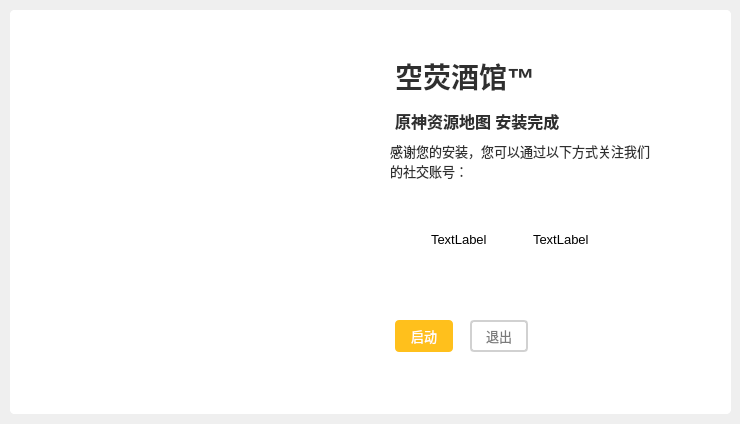
<?xml version="1.0" encoding="UTF-8"?>
<ui version="4.0">
 <class>tianli::tianli_widget</class>
 <widget class="QWidget" name="tianli::tianli_widget">
  <property name="geometry">
   <rect>
    <x>0</x>
    <y>0</y>
    <width>740</width>
    <height>424</height>
   </rect>
  </property>
  <property name="font">
   <font>
    <bold>true</bold>
   </font>
  </property>
  <property name="windowTitle">
   <string>空荧酒馆原神地图安装向导</string>
  </property>
  <property name="windowIcon">
   <iconset resource="../Resource Files/tianli.qrc">
    <normaloff>:/logo/resource/icon.png</normaloff>:/logo/resource/icon.png</iconset>
  </property>
  <property name="styleSheet">
   <string notr="true"/>
  </property>
  <widget class="QLabel" name="label_MainShadow">
   <property name="geometry">
    <rect>
     <x>10</x>
     <y>10</y>
     <width>721</width>
     <height>404</height>
    </rect>
   </property>
   <property name="styleSheet">
    <string notr="true">
                    background-color:rgb(255, 255, 255);
                    border:none;
                    border-radius:5px;
                </string>
   </property>
   <property name="text">
    <string/>
   </property>
  </widget>
  <widget class="QLabel" name="label_MainShadow_A">
   <property name="geometry">
    <rect>
     <x>10</x>
     <y>10</y>
     <width>721</width>
     <height>404</height>
    </rect>
   </property>
   <property name="styleSheet">
    <string notr="true">
                    background-color:rgb(255, 255, 255);
                    border:none;
                    border-radius:5px;
                </string>
   </property>
   <property name="text">
    <string/>
   </property>
  </widget>
  <widget class="QLabel" name="label_MainShadow_B">
   <property name="geometry">
    <rect>
     <x>10</x>
     <y>10</y>
     <width>720</width>
     <height>404</height>
    </rect>
   </property>
   <property name="styleSheet">
    <string notr="true">
                    background-color:rgb(255, 255, 255);
                    border:none;
                    border-radius:5px;
                </string>
   </property>
   <property name="text">
    <string/>
   </property>
  </widget>
  <widget class="QLabel" name="label_Satellite_Orbit">
   <property name="geometry">
    <rect>
     <x>458</x>
     <y>10</y>
     <width>272</width>
     <height>90</height>
    </rect>
   </property>
   <property name="styleSheet">
    <string notr="true">
                    background-image:url(:/parts/resource/bg_star.png);
                </string>
   </property>
   <property name="text">
    <string/>
   </property>
  </widget>
  <widget class="QLabel" name="label_Star">
   <property name="geometry">
    <rect>
     <x>370</x>
     <y>48</y>
     <width>48</width>
     <height>48</height>
    </rect>
   </property>
   <property name="styleSheet">
    <string notr="true">
                    background-image:url(:/parts/resource/bg_big_star.png);
                </string>
   </property>
   <property name="text">
    <string/>
   </property>
  </widget>
  <widget class="QLabel" name="label_Title">
   <property name="geometry">
    <rect>
     <x>395</x>
     <y>56</y>
     <width>140</width>
     <height>40</height>
    </rect>
   </property>
   <property name="font">
    <font>
     <pointsize>-1</pointsize>
    </font>
   </property>
   <property name="styleSheet">
    <string notr="true">
                    color:rgb(47, 47, 47);
                    font-size:28px;
                </string>
   </property>
   <property name="text">
    <string>空荧酒馆™</string>
   </property>
  </widget>
  <widget class="QPushButton" name="pushButton_UI_Close">
   <property name="geometry">
    <rect>
     <x>690</x>
     <y>20</y>
     <width>32</width>
     <height>32</height>
    </rect>
   </property>
   <property name="styleSheet">
    <string notr="true">
                    QPushButton{
                    background-image:url(:/sys_button/resource/sys_button/exit.png);
                    color:rgb(220, 188, 96);
                    border-radius:0px;
                    }
                    QPushButton:hover {
                    background-image:url(:/sys_button/resource/sys_button/exit_hover.png);
                    }
                    QPushButton:pressed {
                    background-image:url(:/sys_button/resource/sys_button/exit_click.png);
                    }
                </string>
   </property>
   <property name="text">
    <string/>
   </property>
  </widget>
  <widget class="QPushButton" name="pushButton_UI_Mini">
   <property name="geometry">
    <rect>
     <x>650</x>
     <y>20</y>
     <width>32</width>
     <height>32</height>
    </rect>
   </property>
   <property name="styleSheet">
    <string notr="true">
                    QPushButton{
                    background-image:url(:/sys_button/resource/sys_button/mini.png);
                    color:rgb(220, 188, 96);
                    border-radius:0px;
                    }
                    QPushButton:hover {
                    background-image:url(:/sys_button/resource/sys_button/mini_hover.png);
                    }
                    QPushButton:pressed {
                    background-image:url(:/sys_button/resource/sys_button/mini_click.png);
                    }
                </string>
   </property>
   <property name="text">
    <string/>
   </property>
  </widget>
  <widget class="QStackedWidget" name="stackedWidget">
   <property name="geometry">
    <rect>
     <x>280</x>
     <y>100</y>
     <width>451</width>
     <height>311</height>
    </rect>
   </property>
   <property name="autoFillBackground">
    <bool>false</bool>
   </property>
   <property name="styleSheet">
    <string notr="true">QCheckBox::indicator:unchecked {
	width:16px;
	height:16px;
	padding:-4px;
	margin:4px;
	background-color:#999999;
	border-radius:4px;
}

QCheckBox::indicator:checked {
	width:16px;
	height:16px;
	background-image: url(:/parts/Resource/checked.png);
    background-repeat:no-repeat;
    background-position:center;
    background-origin:border;
}</string>
   </property>
   <property name="currentIndex">
    <number>2</number>
   </property>
   <widget class="QWidget" name="page">
    <widget class="QLabel" name="label_Wizard_0">
     <property name="geometry">
      <rect>
       <x>115</x>
       <y>10</y>
       <width>231</width>
       <height>21</height>
      </rect>
     </property>
     <property name="font">
      <font>
       <pointsize>-1</pointsize>
       <bold>true</bold>
      </font>
     </property>
     <property name="styleSheet">
      <string notr="true">
                            color:rgb(47, 47, 47);
                            font-size:16px;
                        </string>
     </property>
     <property name="text">
      <string>原神资源地图 安装向导</string>
     </property>
    </widget>
    <widget class="QLabel" name="label_Tag_Down">
     <property name="geometry">
      <rect>
       <x>110</x>
       <y>210</y>
       <width>16</width>
       <height>2</height>
      </rect>
     </property>
     <property name="styleSheet">
      <string notr="true">
                            background-color:rgb(219, 219, 219);
                        </string>
     </property>
     <property name="text">
      <string/>
     </property>
    </widget>
    <widget class="QLabel" name="label_Readme">
     <property name="geometry">
      <rect>
       <x>110</x>
       <y>220</y>
       <width>331</width>
       <height>50</height>
      </rect>
     </property>
     <property name="font">
      <font>
       <pointsize>10</pointsize>
       <bold>false</bold>
      </font>
     </property>
     <property name="mouseTracking">
      <bool>true</bool>
     </property>
     <property name="text">
      <string>&lt;html&gt;&lt;head/&gt;&lt;body&gt;&lt;p style=&quot;margin:5px;&quot;&gt;&lt;span style=&quot; color:#909090;&quot;&gt;Tips: 安装并使用“空荧酒馆原神地图”&lt;/span&gt;&lt;/p&gt;&lt;p style=&quot;margin:5px;&quot;&gt;&lt;span style=&quot; color:#909090;&quot;&gt;意味着您同意并遵守&lt;/span&gt;&lt;a href=&quot;https://yuanshen.site/docs/disclaimer.html&quot;&gt;&lt;span style=&quot; text-decoration: underline; color:#ee623c;&quot;&gt;《用户使用协议》&lt;/span&gt;&lt;/a&gt;&lt;/p&gt;&lt;/body&gt;&lt;/html&gt;</string>
     </property>
     <property name="textFormat">
      <enum>Qt::AutoText</enum>
     </property>
    </widget>
    <widget class="QLabel" name="label_Tag_Up">
     <property name="geometry">
      <rect>
       <x>120</x>
       <y>0</y>
       <width>16</width>
       <height>2</height>
      </rect>
     </property>
     <property name="styleSheet">
      <string notr="true">
                            background-color:rgb(219, 219, 219);
                        </string>
     </property>
     <property name="text">
      <string/>
     </property>
    </widget>
    <widget class="QWidget" name="widget_CustomOption" native="true">
     <property name="geometry">
      <rect>
       <x>110</x>
       <y>150</y>
       <width>331</width>
       <height>51</height>
      </rect>
     </property>
     <widget class="QPushButton" name="pushButton_preview">
      <property name="geometry">
       <rect>
        <x>290</x>
        <y>0</y>
        <width>38</width>
        <height>31</height>
       </rect>
      </property>
      <property name="font">
       <font>
        <pointsize>-1</pointsize>
        <stylestrategy>PreferDefault</stylestrategy>
       </font>
      </property>
      <property name="styleSheet">
       <string notr="true">
                            color: #FFFFFF;

                            font-size:13px;
                            position: absolute;
                            width: 58px;
                            height: 32px;
                            background: #FFC01C;
                            border-radius: 4px;
                        </string>
      </property>
      <property name="text">
       <string>预览</string>
      </property>
     </widget>
     <widget class="QLineEdit" name="lineEdit_installPath">
      <property name="geometry">
       <rect>
        <x>0</x>
        <y>0</y>
        <width>291</width>
        <height>30</height>
       </rect>
      </property>
      <property name="font">
       <font>
        <family>sans-serif</family>
        <pointsize>9</pointsize>
        <bold>false</bold>
       </font>
      </property>
      <property name="styleSheet">
       <string notr="true">background-color: rgba(0, 0, 0, 0);
border-bottom-color: rgb(242, 110, 75);
border-bottom-color: rgba(0, 0, 0, 0);
font-family: sans-serif
</string>
      </property>
      <property name="text">
       <string>C:\Program Files\KongYingMap</string>
      </property>
      <property name="clearButtonEnabled">
       <bool>false</bool>
      </property>
     </widget>
     <widget class="QCheckBox" name="checkBox_desktopShortcut">
      <property name="geometry">
       <rect>
        <x>0</x>
        <y>30</y>
        <width>131</width>
        <height>20</height>
       </rect>
      </property>
      <property name="font">
       <font>
        <pointsize>10</pointsize>
        <bold>false</bold>
       </font>
      </property>
      <property name="text">
       <string>桌面快捷方式</string>
      </property>
      <property name="checked">
       <bool>true</bool>
      </property>
     </widget>
     <widget class="QCheckBox" name="checkBox_startMenuShortCut">
      <property name="geometry">
       <rect>
        <x>130</x>
        <y>30</y>
        <width>181</width>
        <height>21</height>
       </rect>
      </property>
      <property name="font">
       <font>
        <pointsize>10</pointsize>
        <bold>false</bold>
       </font>
      </property>
      <property name="text">
       <string>开始菜单快捷方式</string>
      </property>
      <property name="checked">
       <bool>true</bool>
      </property>
     </widget>
    </widget>
    <widget class="QWidget" name="widget_CustomButtom" native="true">
     <property name="geometry">
      <rect>
       <x>10</x>
       <y>140</y>
       <width>451</width>
       <height>71</height>
      </rect>
     </property>
     <widget class="QPushButton" name="pushButton_CustomizeInstall">
      <property name="geometry">
       <rect>
        <x>0</x>
        <y>0</y>
        <width>451</width>
        <height>64</height>
       </rect>
      </property>
      <property name="styleSheet">
       <string notr="true">
                            QPushButton{
                            background-color:rgba(255, 255, 255,0);
                            color:rgb(220, 188, 96);
                            border:0px solid rgb(204, 204, 204);
                            }
                            QPushButton:hover {
                            background-color:rgba(0,0,0, 24);
                            }
                            QPushButton:pressed {
                            background-color:rgba(0,0,0,12);
                            }
                        </string>
      </property>
      <property name="text">
       <string/>
      </property>
     </widget>
     <widget class="QLabel" name="label_CustomizeInstall_Icon">
      <property name="geometry">
       <rect>
        <x>100</x>
        <y>14</y>
        <width>16</width>
        <height>14</height>
       </rect>
      </property>
      <property name="mouseTracking">
       <bool>true</bool>
      </property>
      <property name="styleSheet">
       <string notr="true">
                            background-image:url(:/parts/resource/vector.png);
                        </string>
      </property>
      <property name="text">
       <string/>
      </property>
     </widget>
     <widget class="QLabel" name="label_CustomizeInstall_Documentation">
      <property name="geometry">
       <rect>
        <x>130</x>
        <y>35</y>
        <width>161</width>
        <height>17</height>
       </rect>
      </property>
      <property name="font">
       <font>
        <pointsize>-1</pointsize>
       </font>
      </property>
      <property name="mouseTracking">
       <bool>true</bool>
      </property>
      <property name="styleSheet">
       <string notr="true">
                            color:rgba(0, 0, 0, 128);
                            font-size:13px;
                        </string>
      </property>
      <property name="text">
       <string>设定安装时的选项</string>
      </property>
     </widget>
     <widget class="QLabel" name="label_CustomizeInstall">
      <property name="geometry">
       <rect>
        <x>130</x>
        <y>10</y>
        <width>101</width>
        <height>19</height>
       </rect>
      </property>
      <property name="font">
       <font>
        <pointsize>-1</pointsize>
        <bold>true</bold>
       </font>
      </property>
      <property name="mouseTracking">
       <bool>true</bool>
      </property>
      <property name="styleSheet">
       <string notr="true">
                            font-size:14px;
                        </string>
      </property>
      <property name="text">
       <string>自定义</string>
      </property>
     </widget>
     <zorder>label_CustomizeInstall_Icon</zorder>
     <zorder>label_CustomizeInstall_Documentation</zorder>
     <zorder>label_CustomizeInstall</zorder>
     <zorder>pushButton_CustomizeInstall</zorder>
    </widget>
    <widget class="QWidget" name="widget_FastButtom" native="true">
     <property name="geometry">
      <rect>
       <x>10</x>
       <y>70</y>
       <width>451</width>
       <height>71</height>
      </rect>
     </property>
     <widget class="QLabel" name="label_FastInstall">
      <property name="geometry">
       <rect>
        <x>130</x>
        <y>10</y>
        <width>81</width>
        <height>19</height>
       </rect>
      </property>
      <property name="font">
       <font>
        <pointsize>-1</pointsize>
        <bold>true</bold>
       </font>
      </property>
      <property name="mouseTracking">
       <bool>true</bool>
      </property>
      <property name="styleSheet">
       <string notr="true">
                            font-size:14px;
                        </string>
      </property>
      <property name="text">
       <string>快速安装</string>
      </property>
     </widget>
     <widget class="QLabel" name="label_FastInstall_Documentation">
      <property name="geometry">
       <rect>
        <x>130</x>
        <y>36</y>
        <width>161</width>
        <height>17</height>
       </rect>
      </property>
      <property name="font">
       <font>
        <pointsize>-1</pointsize>
       </font>
      </property>
      <property name="mouseTracking">
       <bool>true</bool>
      </property>
      <property name="styleSheet">
       <string notr="true">
                            color:rgba(0, 0, 0, 128);
                            font-size:13px;
                        </string>
      </property>
      <property name="text">
       <string>按照程序预设进行安装</string>
      </property>
     </widget>
     <widget class="QPushButton" name="pushButton_FastInstall">
      <property name="geometry">
       <rect>
        <x>0</x>
        <y>0</y>
        <width>451</width>
        <height>64</height>
       </rect>
      </property>
      <property name="styleSheet">
       <string notr="true">
                            QPushButton{
                            background-color:rgba(255, 255, 255,0);
                            color:rgb(220, 188, 96);
                            border:0px solid rgb(204, 204, 204);
                            }
                            QPushButton:hover {
                            background-color:rgba(0,0,0, 24);
                            }
                            QPushButton:pressed {
                            background-color:rgba(0,0,0,12);
                            }
                        </string>
      </property>
      <property name="text">
       <string/>
      </property>
     </widget>
     <widget class="QLabel" name="label_FastInstall_Icon">
      <property name="geometry">
       <rect>
        <x>100</x>
        <y>12</y>
        <width>16</width>
        <height>14</height>
       </rect>
      </property>
      <property name="mouseTracking">
       <bool>true</bool>
      </property>
      <property name="styleSheet">
       <string notr="true">
                            background-image:url(:/parts/resource/vector.png);
                        </string>
      </property>
      <property name="text">
       <string/>
      </property>
     </widget>
    </widget>
   </widget>
   <widget class="QWidget" name="page_2">
    <widget class="QLabel" name="label_Wizard_1">
     <property name="geometry">
      <rect>
       <x>115</x>
       <y>10</y>
       <width>166</width>
       <height>21</height>
      </rect>
     </property>
     <property name="font">
      <font>
       <pointsize>-1</pointsize>
       <bold>true</bold>
      </font>
     </property>
     <property name="styleSheet">
      <string notr="true">
                            color:rgb(47, 47, 47);
                            font-size:16px;
                        </string>
     </property>
     <property name="text">
      <string>原神资源地图 正在安装</string>
     </property>
    </widget>
    <widget class="QPushButton" name="pushButton_Finishing_Cancel">
     <property name="geometry">
      <rect>
       <x>115</x>
       <y>220</y>
       <width>84</width>
       <height>32</height>
      </rect>
     </property>
     <property name="font">
      <font>
       <pointsize>-1</pointsize>
      </font>
     </property>
     <property name="styleSheet">
      <string notr="true">
                            color: #7B7B7B;
                            font-size:13px;
                            position: absolute;
                            width: 58px;
                            height: 32px;
                            left: calc(50% - 58px/2 + 132.5px);
                            top: calc(50% - 32px/2 + 134px);
                            border: 2px solid #D1D1D1;
                            border-radius: 4px;
                        </string>
     </property>
     <property name="text">
      <string>取消安装</string>
     </property>
    </widget>
   </widget>
   <widget class="QWidget" name="page_3">
    <widget class="QLabel" name="label_Wizard_2">
     <property name="geometry">
      <rect>
       <x>115</x>
       <y>10</y>
       <width>166</width>
       <height>21</height>
      </rect>
     </property>
     <property name="font">
      <font>
       <pointsize>-1</pointsize>
       <bold>true</bold>
      </font>
     </property>
     <property name="styleSheet">
      <string notr="true">
                            color:rgb(47, 47, 47);
                            font-size:16px;
                        </string>
     </property>
     <property name="text">
      <string>原神资源地图 安装完成</string>
     </property>
    </widget>
    <widget class="QLabel" name="label_Documentation">
     <property name="geometry">
      <rect>
       <x>110</x>
       <y>40</y>
       <width>281</width>
       <height>41</height>
      </rect>
     </property>
     <property name="font">
      <font>
       <pointsize>10</pointsize>
       <bold>false</bold>
      </font>
     </property>
     <property name="styleSheet">
      <string notr="true">
                            color:rgb(47, 47, 47);
                        </string>
     </property>
     <property name="text">
      <string>感谢您的安装，您可以通过以下方式关注我们
的社交账号：                       </string>
     </property>
    </widget>
    <widget class="QWidget" name="horizontalLayoutWidget">
     <property name="geometry">
      <rect>
       <x>119</x>
       <y>99</y>
       <width>231</width>
       <height>81</height>
      </rect>
     </property>
     <layout class="QHBoxLayout" name="horizontalLayout">
      <property name="sizeConstraint">
       <enum>QLayout::SetDefaultConstraint</enum>
      </property>
      <item>
       <widget class="QLabel" name="label_Icon_0">
        <property name="minimumSize">
         <size>
          <width>64</width>
          <height>64</height>
         </size>
        </property>
        <property name="maximumSize">
         <size>
          <width>64</width>
          <height>64</height>
         </size>
        </property>
        <property name="styleSheet">
         <string notr="true">
                                        font-size:13px;
                                    </string>
        </property>
        <property name="text">
         <string>TextLabel</string>
        </property>
       </widget>
      </item>
      <item>
       <widget class="QLabel" name="label_Icon_1">
        <property name="minimumSize">
         <size>
          <width>64</width>
          <height>64</height>
         </size>
        </property>
        <property name="maximumSize">
         <size>
          <width>64</width>
          <height>64</height>
         </size>
        </property>
        <property name="styleSheet">
         <string notr="true">
                                        font-size:13px;
                                    </string>
        </property>
        <property name="text">
         <string>TextLabel</string>
        </property>
       </widget>
      </item>
     </layout>
    </widget>
    <widget class="QPushButton" name="pushButton_Finished_Run">
     <property name="geometry">
      <rect>
       <x>115</x>
       <y>220</y>
       <width>58</width>
       <height>32</height>
      </rect>
     </property>
     <property name="font">
      <font>
       <pointsize>-1</pointsize>
      </font>
     </property>
     <property name="styleSheet">
      <string notr="true">
                            color: #FFFFFF;
                            font-size:13px;
                            position: absolute;
                            width: 58px;
                            height: 32px;
                            left: calc(50% - 58px/2 + 62.5px);
                            top: calc(50% - 32px/2 + 134px);
                            background: #FFC01C;
                            border-radius: 4px;
                        </string>
     </property>
     <property name="text">
      <string>启动</string>
     </property>
    </widget>
    <widget class="QPushButton" name="pushButton_Finished_Exit">
     <property name="geometry">
      <rect>
       <x>190</x>
       <y>220</y>
       <width>58</width>
       <height>32</height>
      </rect>
     </property>
     <property name="font">
      <font>
       <pointsize>-1</pointsize>
      </font>
     </property>
     <property name="styleSheet">
      <string notr="true">
                            color: #7B7B7B;
                            font-size:13px;
                            position: absolute;
                            width: 58px;
                            height: 32px;
                            left: calc(50% - 58px/2 + 132.5px);
                            top: calc(50% - 32px/2 + 134px);
                            border: 2px solid #D1D1D1;
                            border-radius: 4px;
                        </string>
     </property>
     <property name="text">
      <string>退出</string>
     </property>
    </widget>
   </widget>
   <widget class="QWidget" name="page_4"/>
  </widget>
  <widget class="QLabel" name="label_MainImage">
   <property name="geometry">
    <rect>
     <x>10</x>
     <y>10</y>
     <width>345</width>
     <height>404</height>
    </rect>
   </property>
   <property name="styleSheet">
    <string notr="true">
                    background-image:url(:/tianli/resource/bg.png);
                    border:none;
                    border-radius:5px;
                </string>
   </property>
   <property name="text">
    <string/>
   </property>
   <property name="buddy">
    <cstring>pushButton_UI_Mini</cstring>
   </property>
  </widget>
 </widget>
 <resources>
  <include location="../Resource Files/tianli.qrc"/>
 </resources>
 <connections/>
</ui>
